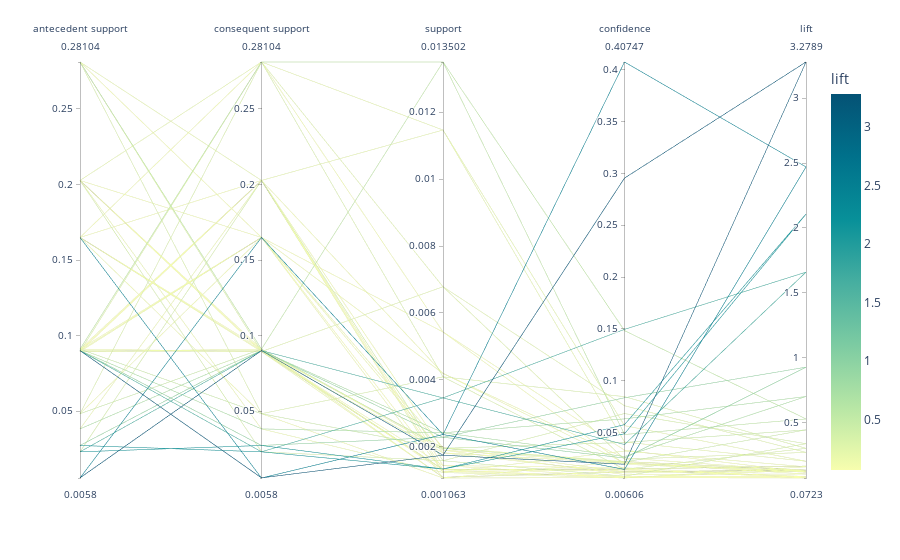

The notebook cell this image was saved under:
### Code cell
fig = px.parallel_coordinates(rules, dimensions=["antecedent support", "consequent support", "support", "confidence", "lift"],
                            color="lift", color_continuous_scale=px.colors.sequential.Bluyl,
                            title='',
)
fig.show()
